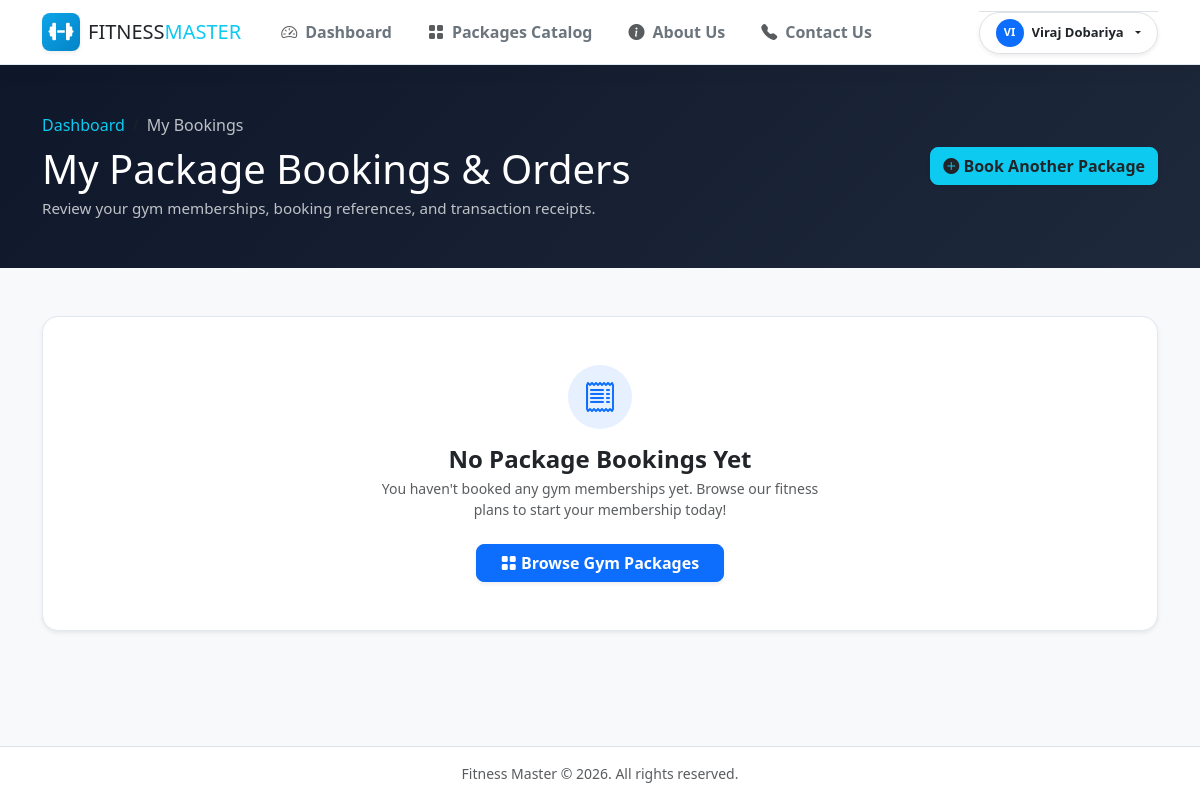
/user/orders/ (signed in), run on an earlier commit of the app's database.
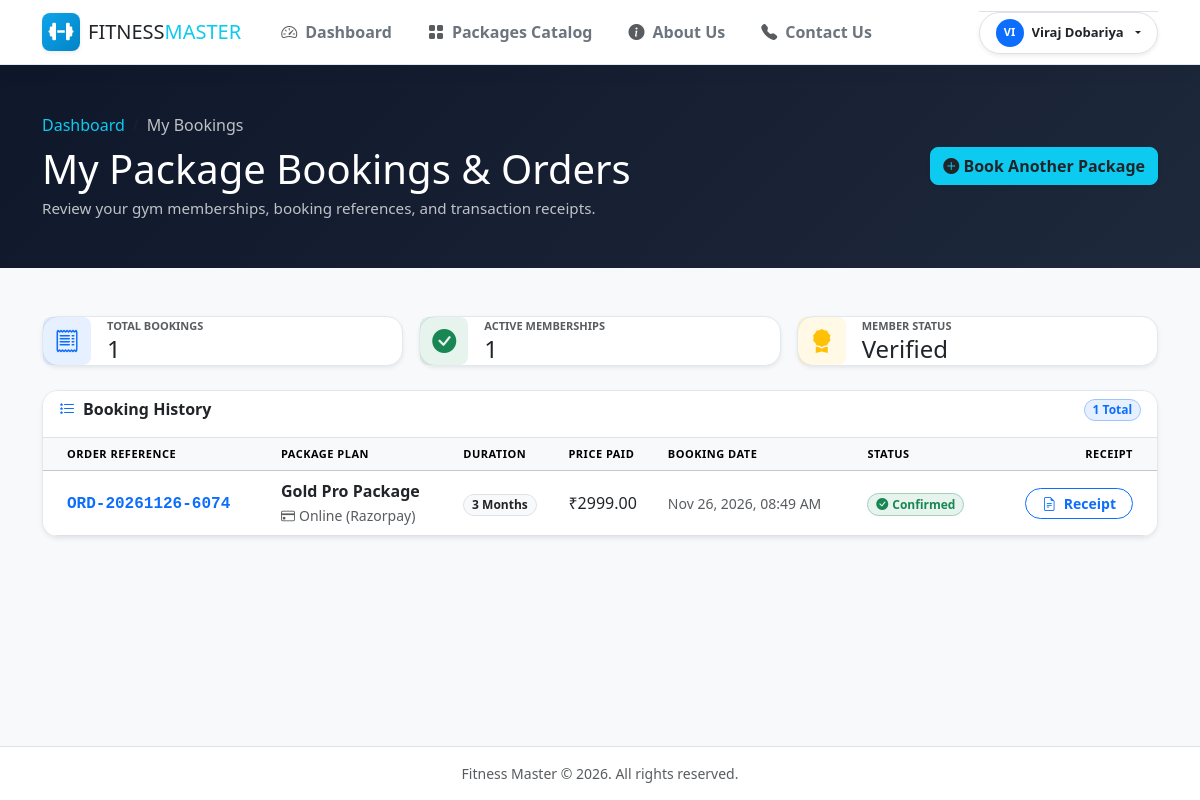
And on a later commit of the database.
### packages/models.py (models this page shows, shortened)
class Order(models.Model):
    STATUS_CHOICES = [
        ('Confirmed', 'Confirmed'),
        ('Active', 'Active'),
        ('Pending', 'Pending'),
        ('Completed', 'Completed'),
        ('Cancelled', 'Cancelled'),
    ]
    PAYMENT_STATUS_CHOICES = [
        ('Paid', 'Paid'),
        ('Pending', 'Pending'),
        ('Refunded', 'Refunded'),
    ]
    user = models.ForeignKey(
        'accounts.User',
        on_delete=models.CASCADE,
        related_name='orders',
        verbose_name="Gym Member"
    )
    package = models.ForeignKey(
        Packages,
        on_delete=models.CASCADE,
        related_name='orders',
        verbose_name="Fitness Package"
    )
    order_number = models.CharField(
        max_length=64,
        unique=True,
        verbose_name="Order Reference Number"
    )
    package_title = models.CharField(
        max_length=150,
        verbose_name="Package Title"
    )
    package_price = models.DecimalField(
        max_digits=10,
        decimal_places=2,
        verbose_name="Price Paid (₹)"
    )
    package_duration = models.CharField(
        max_length=80,
        verbose_name="Package Duration"
    )
    booking_date = models.DateTimeField(
        auto_now_add=True,
        verbose_name="Booking Timestamp"
    )
    status = models.CharField(
        max_length=30,
        choices=STATUS_CHOICES,
        default='Confirmed',
        verbose_name="Booking Status"
    )
    payment_status = models.CharField(
        max_length=30,
        choices=PAYMENT_STATUS_CHOICES,
        default='Paid',
        verbose_name="Payment Status"
    )
    payment_method = models.CharField(
        max_length=80,
        default='UPI / Online Payment',
        verbose_name="Payment Method"
    )
    notes = models.TextField(
        blank=True,
        null=True,
        verbose_name="Additional Notes"
    )
    razorpay_order_id = models.CharField(
        max_length=100,
        blank=True,
        null=True,
        verbose_name="Razorpay Order ID"
    )
    razorpay_payment_id = models.CharField(
        max_length=100,
        blank=True,
        null=True,
        verbose_name="Razorpay Payment ID"
    )
    razorpay_signature = models.CharField(
        max_length=255,
        blank=True,
        null=True,
        verbose_name="Razorpay Signature"
    )
    class Meta:
        verbose_name = "Package Booking Order"
        verbose_name_plural = "Package Booking Orders"
        ordering = ['-booking_date']

### packages/views.py (the view)
# urls.py: path('user/orders/', views.user_orders_view, name='user_orders'),
def user_orders_view(request):
    is_member_authenticated = bool(
        request.session.get('is_user_authenticated') and request.session.get('user_id')
    )
    if not is_member_authenticated:
        messages.warning(request, "Please sign in to access your package bookings.")
        return redirect('user_login')
    user_id = request.session.get('user_id')
    user = get_object_or_404(User, pk=user_id)
    orders = Order.objects.filter(user=user).order_by('-booking_date')
    return render(request, 'accounts/user_orders.html', {
        'user': user,
        'orders': orders,
        'total_orders': orders.count(),
        'active_orders_count': orders.filter(status__in=['Confirmed', 'Active']).count(),
        'is_user_page': True,
    })

### templates/accounts/user_orders.html (shortened to what the changed rows need)
{% extends 'base.html' %}
{% load static %}
{% block auth_content %}
<div class="min-vh-100 d-flex flex-column bg-light">
  <div class="text-white py-4 py-lg-5" style="background: linear-gradient(135deg, #0f172a 0%, #1e293b 100%);">
    <div class="container">
      <div class="d-flex flex-column flex-md-row align-items-start align-items-md-center justify-content-between gap-3">
        <div>
          <h1 class="display-6 fw-black text-white mb-1">My Package Bookings &amp; Orders</h1>
        </div>
      </div>
    </div>
  </div>
  <div class="container py-4 py-lg-5 flex-grow-1">
    {% if orders %}
      <div class="row g-3 mb-4">
        <div class="col-sm-6 col-lg-4">
          <div class="card border-0 rounded-4 shadow-sm bg-white p-3.5" style="border: 1px solid #e2e8f0 !important;">
            <div class="d-flex align-items-center gap-3">
              <div class="rounded-3 p-2.5 bg-primary bg-opacity-10 text-primary fs-4 d-flex align-items-center justify-content-center" style="width: 48px; height: 48px;">
                <i class="bi bi-receipt"></i>
              </div>
              <div>
                <small class="text-muted fw-bold text-uppercase d-block" style="font-size: 11px;">Total Bookings</small>
                <h4 class="fw-black text-dark mb-0">{{ total_orders }}</h4>
              </div>
            </div>
          </div>
        </div>
        <div class="col-sm-6 col-lg-4">
          <div class="card border-0 rounded-4 shadow-sm bg-white p-3.5" style="border: 1px solid #e2e8f0 !important;">
            <div class="d-flex align-items-center gap-3">
              <div class="rounded-3 p-2.5 bg-success bg-opacity-10 text-success fs-4 d-flex align-items-center justify-content-center" style="width: 48px; height: 48px;">
                <i class="bi bi-check-circle-fill"></i>
              </div>
              <div>
                <small class="text-muted fw-bold text-uppercase d-block" style="font-size: 11px;">Active Memberships</small>
                <h4 class="fw-black text-dark mb-0">{{ active_orders_count }}</h4>
              </div>
            </div>
          </div>
        </div>
        <div class="col-sm-6 col-lg-4">
          <div class="card border-0 rounded-4 shadow-sm bg-white p-3.5" style="border: 1px solid #e2e8f0 !important;">
            <div class="d-flex align-items-center gap-3">
              <div class="rounded-3 p-2.5 bg-warning bg-opacity-10 text-warning fs-4 d-flex align-items-center justify-content-center" style="width: 48px; height: 48px;">
                <i class="bi bi-award-fill"></i>
              </div>
              <div>
                <small class="text-muted fw-bold text-uppercase d-block" style="font-size: 11px;">Member Status</small>
                <h4 class="fw-black text-dark mb-0">Verified</h4>
              </div>
            </div>
          </div>
        </div>
      </div>
      <div class="card border-0 rounded-4 shadow-sm bg-white overflow-hidden" style="border: 1px solid #e2e8f0 !important;">
        <div class="card-header bg-white border-bottom p-3.5 pb-3 d-flex align-items-center justify-content-between">
          <h5 class="fw-bold text-dark mb-0 fs-6">
            <i class="bi bi-list-stars text-primary me-2"></i>Booking History
          </h5>
          <span class="badge bg-primary bg-opacity-10 text-primary border border-primary-subtle px-2.5 py-1 rounded-pill small">
            {{ total_orders }} Total
          </span>
        </div>
        <div class="table-responsive">
          <table class="table table-hover align-middle mb-0">
            <thead class="table-light text-uppercase small text-muted" style="font-size: 11px; letter-spacing: 0.5px;">
              <tr>
                <th class="ps-4">Order Reference</th>
                <th>Package Plan</th>
                <th>Duration</th>
                <th>Price Paid</th>
                <th>Booking Date</th>
                <th>Status</th>
                <th class="text-end pe-4">Receipt</th>
              </tr>
            </thead>
            <tbody>
              {% for ord in orders %}
                <tr>
                  <td class="ps-4">
                    <span class="fw-bold text-primary font-monospace">{{ ord.order_number }}</span>
                  </td>
                  <td>
                    <strong class="text-dark d-block fs-6">{{ ord.package_title }}</strong>
                    <small class="text-muted"><i class="bi bi-credit-card me-1"></i>{{ ord.payment_method }}</small>
                  </td>
                  <td>
                    <span class="badge bg-light text-dark border px-2.5 py-1 rounded-pill">
                      {{ ord.package_duration }}
                    </span>
                  </td>
                  <td>
                    <span class="fw-black text-dark fs-6">₹{{ ord.package_price }}</span>
                  </td>
                  <td>
                    <span class="text-muted small">{{ ord.booking_date|date:"M d, Y, h:i A" }}</span>
                  </td>
                  <td>
                    {% if ord.status == 'Confirmed' or ord.status == 'Active' %}
                      <span class="badge bg-success bg-opacity-10 text-success border border-success-subtle px-2.5 py-1 rounded-pill fw-bold">
                        <i class="bi bi-check-circle-fill me-1"></i>{{ ord.status }}
                      </span>
                    {% elif ord.status == 'Pending' %}
                      <span class="badge bg-warning bg-opacity-10 text-warning border border-warning-subtle px-2.5 py-1 rounded-pill fw-bold">
                        <i class="bi bi-clock-history me-1"></i>Pending
                      </span>
                    {% else %}
                      <span class="badge bg-secondary px-2.5 py-1 rounded-pill">{{ ord.status }}</span>
                    {% endif %}
                  </td>
                  <td class="text-end pe-4">
                    <a href="{% url 'user_order_detail' ord.id %}" class="btn btn-outline-primary btn-sm rounded-pill px-3 fw-bold">
                      <i class="bi bi-file-earmark-text me-1"></i> Receipt
                    </a>
                  </td>
                </tr>
              {% endfor %}
            </tbody>
          </table>
        </div>
      </div>
    {% else %}
      <div class="card border-0 rounded-4 shadow-sm bg-white text-center p-5" style="border: 1px solid #e2e8f0 !important;">
        <div class="rounded-circle bg-primary bg-opacity-10 text-primary d-inline-flex align-items-center justify-content-center mx-auto mb-3" style="width: 64px; height: 64px;">
          <i class="bi bi-receipt fs-2"></i>
        </div>
        <h4 class="fw-bold text-dark mb-1">No Package Bookings Yet</h4>
        <p class="text-muted small mb-4 mx-auto" style="max-width: 440px;">
          You haven't booked any gym memberships yet. Browse our fitness plans to start your membership today!
        </p>
        <div>
          <a href="{% url 'packages_cards' %}?portal=user" class="btn btn-primary fw-bold px-4 py-2.5 rounded-3 shadow-sm">
            <i class="bi bi-grid-fill me-1.5"></i> Browse Gym Packages
          </a>
        </div>
      </div>
    {% endif %}
  </div>
</div>
{% endblock %}

What changed in the data, as far as the page shows it:
added Order: order_number "ORD-20261126-6074", package_title "Gold Pro Package", payment_method "Online (Razorpay)", package_duration "3 Months", package_price "2999.00", booking_date "Nov 26, 2026, 08:49 AM", status "Confirmed"
Also different on the page:
{{ total_orders }}: (not shown) → "1"
{{ active_orders_count }}: (not shown) → "1"
text no longer shown: "No Package Bookings Yet You haven't booked any gym memberships yet. Browse our fitness plans to start your membership today! Browse Gym Packages"
text now shown: "TOTAL BOOKINGS ACTIVE MEMBERSHIPS MEMBER STATUS Verified Booking History Total ORDER REFERENCE PACKAGE PLAN DURATION PRICE PAID BOOKING DATE STATUS RECEIPT"
